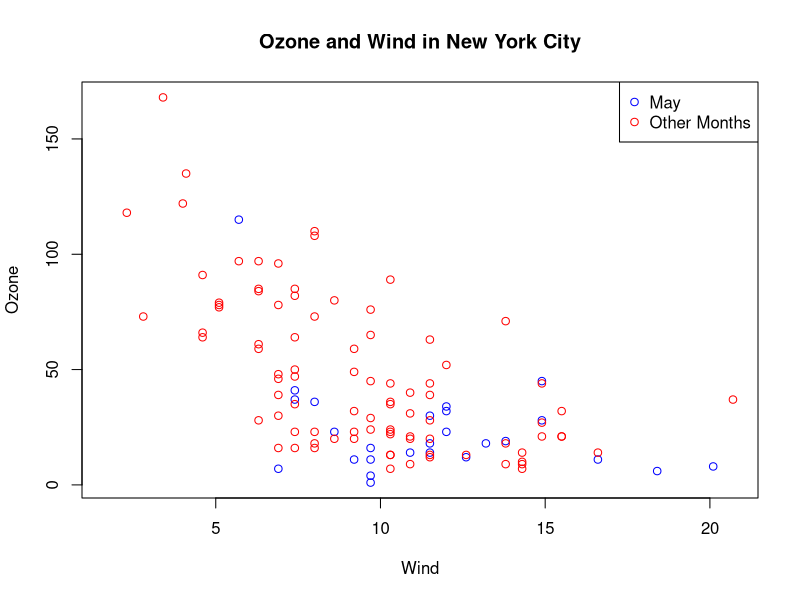
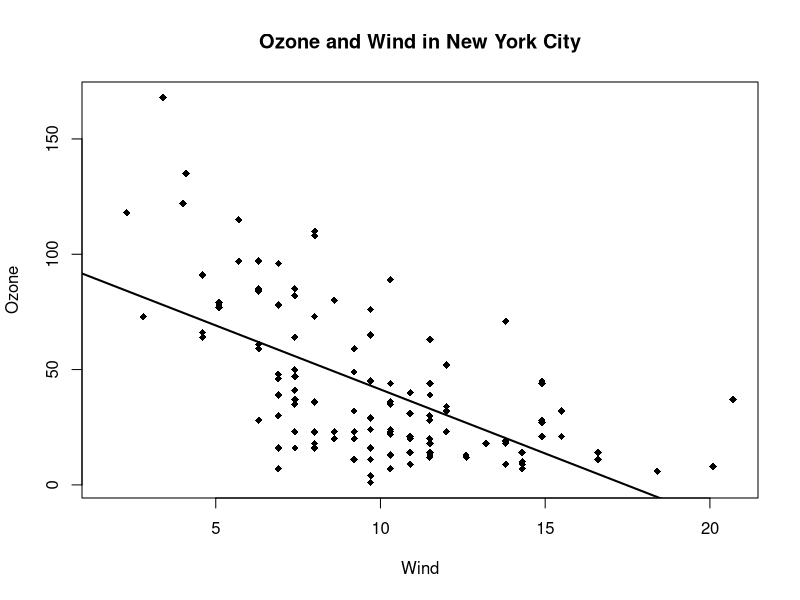
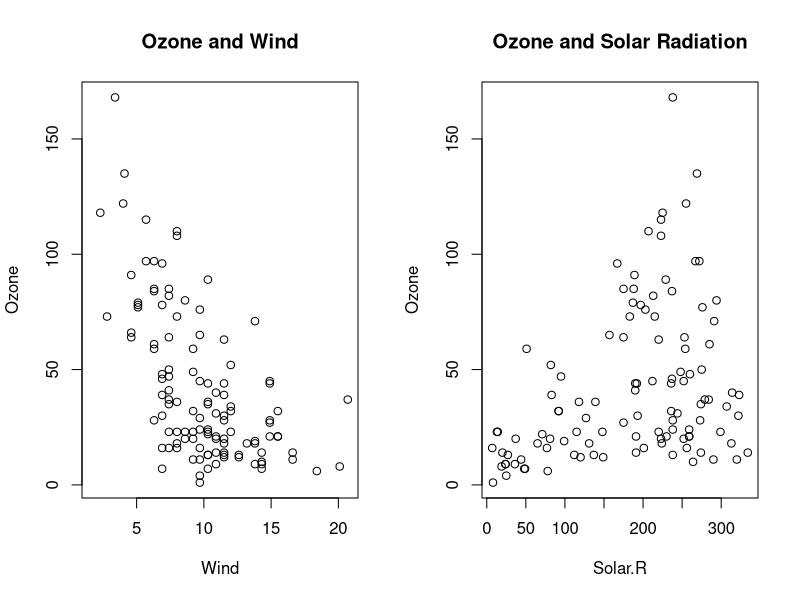
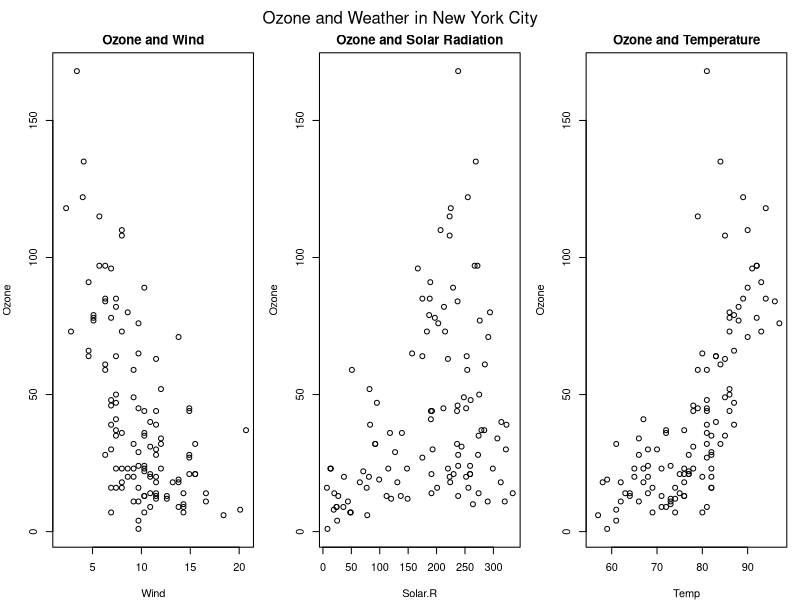

These charts were generated, in order, by the following R code:
data(airquality)


##### Color difference
with(airquality, plot(Wind, Ozone,  
     main = "Ozone and Wind in New York City",
     type = "n",))
with(subset(airquality, Month == 5),
     points(Wind, Ozone, col = "blue"))
with(subset(airquality, Month != 5),
     points(Wind, Ozone, col = "red"))
legend("topright", pch = 1, 
       col = c("blue", "red"),
      legend = c("May", "Other Months"))

unique(airquality$Month)


##### With a regression line

with(airquality, plot(Wind, Ozone, pch = 18, main = "Ozone and Wind in New York City"))
model <- lm(Ozone ~ Wind, airquality)
abline(model, lwd = 2)

##### Multiple Plots
par(mfrow = c(1,2))
with(airquality, {
  plot(Wind, Ozone, main = "Ozone and Wind")
  plot(Solar.R, Ozone, main = "Ozone and Solar Radiation")
})

# Another

par(mfrow = c(1,3), mar = c(4,4,2,1),
    oma = c(0,0,2,0))
with(airquality,{
  plot(Wind, Ozone, main = "Ozone and Wind")
  plot(Solar.R, Ozone, main = "Ozone and Solar Radiation")
  plot(Temp, Ozone, main = "Ozone and Temperature")
  mtext("Ozone and Weather in New York City", outer = TRUE)
})
